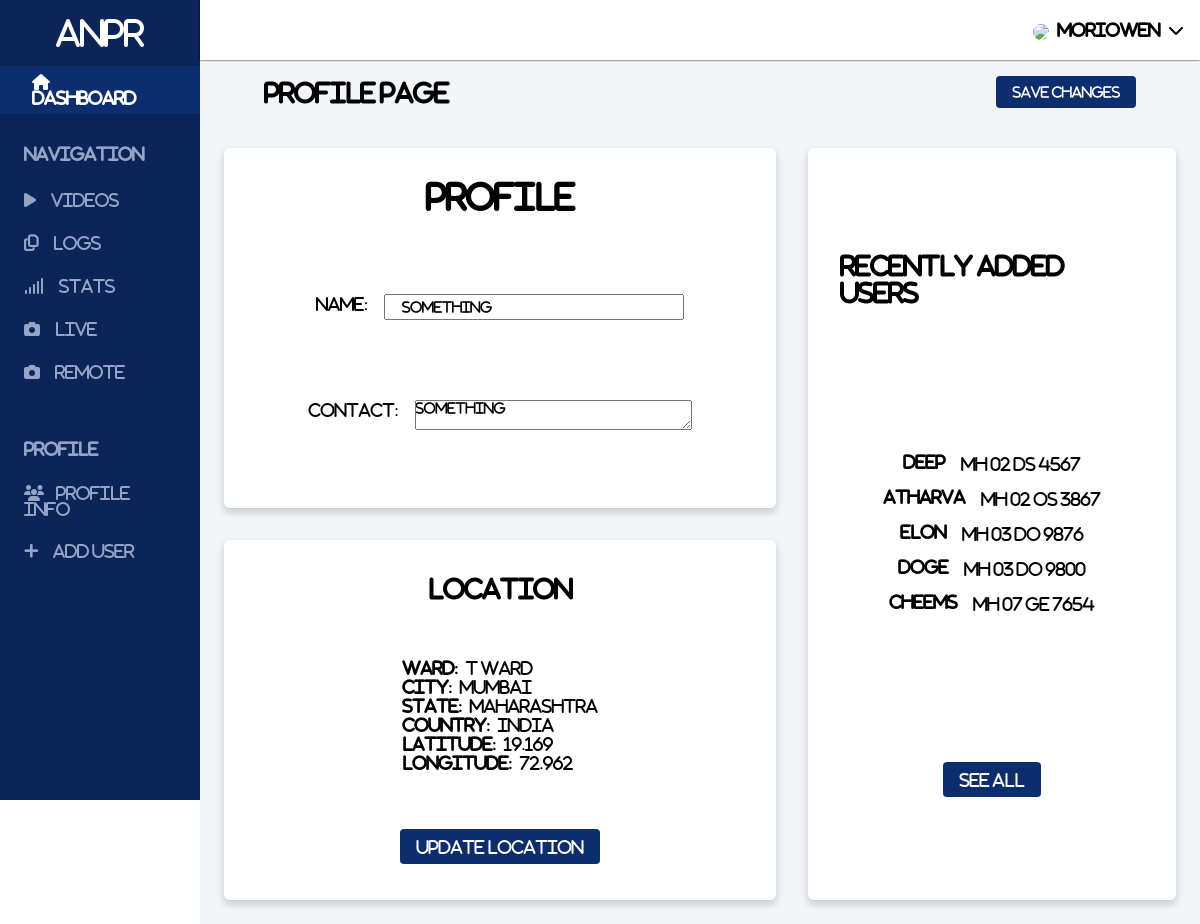
The page /profile/ (signed in) on the database as committed earlier.
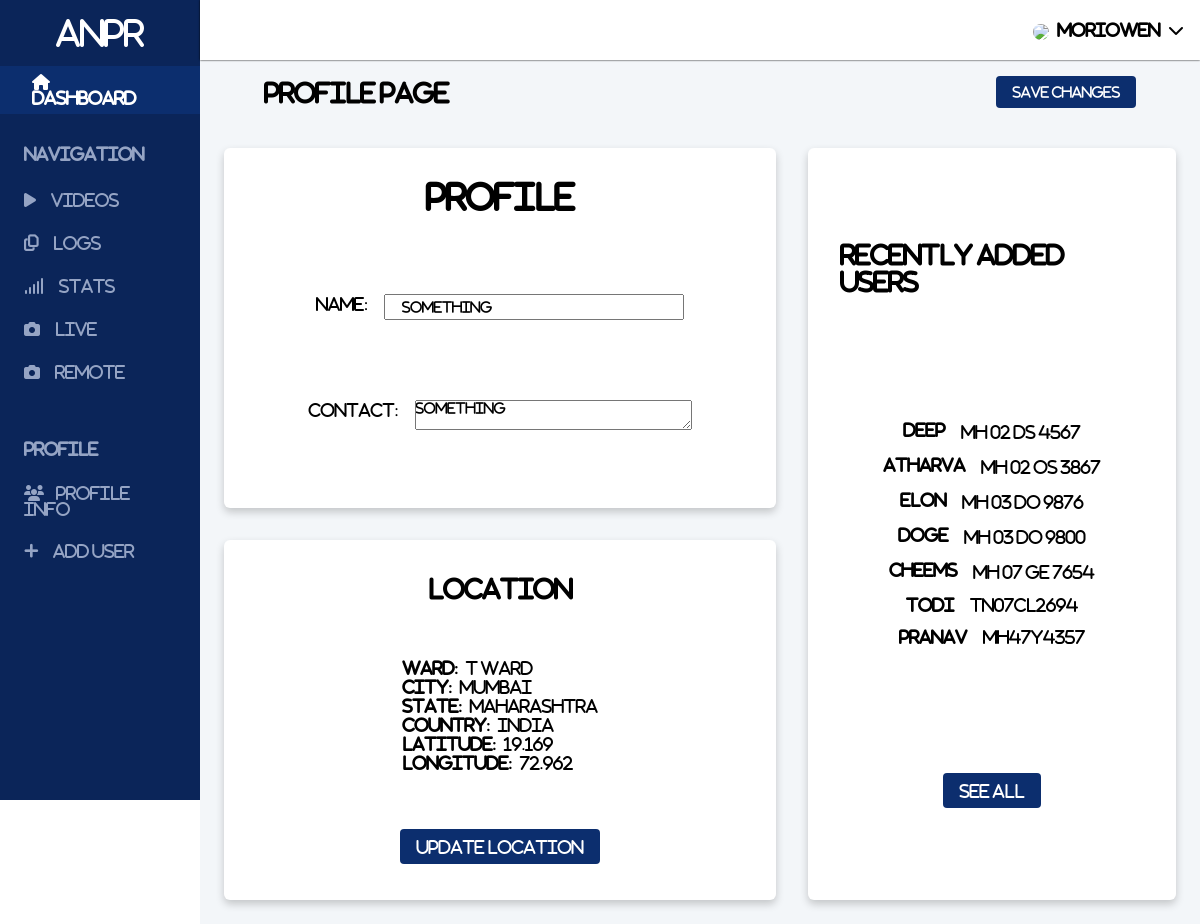
The same page on the database as committed later.
### app/models.py (models this page shows, shortened)
class Profile(models.Model):
    user = models.ForeignKey(User, default=None, on_delete=models.CASCADE)
    name = models.CharField(max_length=100)
    contact = models.TextField()
    long = models.DecimalField(blank=True, null=True,  max_digits=8, decimal_places=3)
    lat = models.DecimalField(blank=True, null=True, max_digits=8, decimal_places=3)
    town = models.CharField(blank=True, null=True, max_length=100)
    city = models.CharField(blank=True , null=True,max_length=100)
    state = models.CharField(blank=True, null=True, max_length=100)
    country = models.CharField(blank=True, null=True, max_length=100)

class CarProfile(models.Model):
    user = models.ForeignKey(User, default="", on_delete=models.CASCADE, null=True, blank=True)
    name = models.CharField(max_length=150)
    phone = models.CharField(max_length=150)
    carno = models.CharField(max_length=50)
    carmodel = models.CharField(max_length=50)
    carcolour = models.CharField(max_length=50)
    def __str__(self):
        return self.name

### app/views.py (the view, shortened to what this page needs)
# urls.py: path('profile/', views.updateProfile, name="profile"),
def updateProfile(request):
    try:
        profile = Profile.objects.get(user=request.user)
        users = CarProfile.objects.filter(user=request.user)
        print(users)
        print(request)
        form = ProfileForm(instance=Profile.objects.get(user=request.user))
        context = {'form': form, 'profile': profile, 'users': users}
        return render(request, 'profile.html', context)
    except Profile.DoesNotExist:
        profile = Profile.objects.get(user=request.user)
        return render(request, 'profile.html')

### app/forms.py
class ProfileForm(ModelForm):
    class Meta:
        model = Profile
        fields = ['name', 'contact']
        widgets = {
          'contact': forms.Textarea(attrs={'rows':2, 'cols':20}),
        }

### templates/profile.html (shortened to what this page needs)
{% extends 'base.html' %} {% load static %}
{% block header %}
<link rel="stylesheet" href="{% static 'profile.css' %}" />
{% endblock header %}
{% block body %}
<div class="content">
  <div class="changes_bar">
    <h2>Profile Page</h2>
    <form action="" method="POST">
      <button href="">Save Changes</button>
    </form>
  </div>
  <div class="profile__grid">
    <div class="profile_box">
      <div class="inner_profile">
        <h1 style="letter-spacing: 0.1px">Profile</h1>
        <div class="form__label">
          <label for="">Name: </label>
          <div class="profile__header">{{form.name}}</div>
        </div>
        <div class="form__label">
          <label for="">Contact: </label>
          <div class="profile__input">{{form.contact}}</div>
        </div>
      </div>
    </div>
    <div class="user_box">
      <div class="user_container">
        <h2>Recently Added Users</h2>
        <div class="log">
          {% for user in users %}
          <div class="indiviual_log">
            <div class="log__owner">{{user}}</div>
            <div class="log__number">{{user.carno}}</div>
          </div>
          {% endfor %}
        </div>
        <a href="{% url 'addusers' %}">See All</a>
      </div>
    </div>
    <div class="map">
      <div class="map_container">
        <h2>Location</h2>
        <div class="form_control">
          {% if profile.city %}
          <label for="">Ward: </label>
          {{profile.town}}
          <br />
          <label for="">City: </label>
          {{profile.city}}
          <br />
          <label for="">State: </label>
          {{profile.state}}
          <br />
          <label for="">Country: </label>
          {{profile.country}}
          <br />
          <label for="">Latitude: </label>
          {{profile.lat}}
          <br />
          <label for="">Longitude: </label>
          {{profile.long}} {% endif %}
        </div>
        <a href="{% url 'get_location' %}">Update Location</a>
      </div>
    </div>
  </div>
</div>
{% endblock body %}

### templates/base.html (shortened to what this page needs)
<!DOCTYPE html>
{% load static %}
<html lang="en">
  <head>
    <link rel="stylesheet" href="{% static 'base.css' %}" />
    {% block header %} {% endblock header %}
  </head>
  <body>
    <main class="main">
      <div class="sidebar">
        <div class="title">ANPR</div>
        <div class="dashboard__name">
          <h4>
            <a href="{% url 'dashboard' %}">
              <span><i class="fa fa-home"></i></span> Dashboard
            </a>
          </h4>
        </div>
        <section class="navigation">
          <div class="section__title">Navigation</div>
          <ul>
            <a href="{% url 'videolist' %}">
              <li>
                <span><i class="fa fa-play"></i></span> Videos
              </li>
            </a>
            <a href="{% url 'logs' %}">
              <li>
                <span><i class="fa fa-copy"></i></span> Logs
              </li>
            </a>
            <a href="{% url 'stats' %}">
              <li>
                <span><i class="fa fa-signal"></i></span> Stats
              </li>
            </a>
            <a href="{% url 'live' %}">
              <li>
                <span><i class="fa fa-camera"></i></span> Live
              </li>
            </a>
            <a href="{% url 'remote' %}">
              <li>
                <span><i class="fa fa-camera"></i></span> Remote
              </li>
            </a>
          </ul>
        </section>
        <section class="profile">
          <div class="section__title">Profile</div>
          <ul>
            <a href="{% url 'profile' %}">
              <li>
                <span><i class="fa fa-users"></i></span>Profile Info
              </li>
            </a>
            <a href="{% url 'addusers' %}">
              <li>
                <span><i class="fa fa-plus"></i></span> Add User
              </li>
            </a>
          </ul>
        </section>
      </div>
      <div class="navbar">
        <div class="navbar__profile">
          <span
            ><img
              src="{{ MEDIA_URL }}/videos/mario-av.png"
              style="border-radius: 50%; width: 30px"
          /></span>
          <p style="letter-spacing: 0.1px; font-weight: bold">
            {{ user.username }}
          </p>
          <span><i class="fa fa-chevron-down"></i></span>
        </div>
      </div>
      {% block body %} {% endblock body %}
    </main>
  </body>
</html>

### static/base.css (style rules this page uses)
:root { --textColour: #95a4c4; }
.main { min-height: 100vh; display: grid; grid-template-columns: 200px 1fr; grid-template-rows: 60px 1fr; grid-template-areas: "sidebar navbar" "sidebar content"; }
.sidebar { grid-area: sidebar; background-color: #0b2559; color: white; position: fixed; height: 100vh; width: 200px; }
.title { display: block; margin: 1rem; text-align: center; font-size: 2rem; }
.section__title { margin: 1rem 1.5rem; font-weight: 700; color: #95a4c4; text-transform: uppercase; }
.sidebar li { list-style: none; padding: 0.75rem 1.5rem; color: #95a4c4; margin: 0 auto; }
.sidebar section { padding: 1rem 0; }
.dashboard__name { padding: 0.5rem 2rem; display: block; background-color: #0c2e6e; }
.sidebar span { margin-right: 0.75rem; }
a { text-decoration: none; color: inherit; }
.navbar { grid-area: navbar; display: flex; align-items: center; justify-content: flex-end; box-shadow: 0px 0px 2px black; z-index: 2; }
.navbar__profile { display: flex; cursor: pointer; align-items: center; padding: 1rem; position: relative; }
.navbar__profile p { margin: 0 0.5rem; }
.navbar__profile span:first-child { font-size: 1.5rem; color: #0b2559; }

### static/profile.css (style rules this page uses)
.content { grid-area: content; background: #f3f6f9; }
.profile__grid { display: grid; grid-template-columns: 3fr 2fr; grid-template-rows: 1fr 1fr; grid-template-areas: "profile_box user_box" "map user_box"; gap: 2rem; width: 1000px; margin: 0 auto; padding: 1.5rem; min-height: 100vh; }
.profile_box { grid-area: profile_box; box-shadow: 0 4px 8px 0 rgba(0, 0, 0, 0.2); transition: 0.3s; border-radius: 6px; background: white; }
.user_box { grid-area: user_box; box-shadow: 0 4px 8px 0 rgba(0, 0, 0, 0.2); transition: 0.3s; background: white; border-radius: 6px; }
.map { grid-area: map; background: white; display: grid; box-shadow: 0 4px 8px 0 rgba(0, 0, 0, 0.2); transition: 0.3s; border-radius: 6px; }
.map_container { display: flex; flex-direction: column; justify-content: space-around; align-items: center; height: 100%; padding: 0.5rem 0; }
.map_container a { padding: 0.5rem 1rem; background-color: #0c2e6e; border-radius: 4px; color: white; }
.map_container label { font-weight: bold; margin-right: 0.25rem; }
.changes_bar { display: flex; justify-content: space-between; align-items: center; padding: 1rem 4rem; }
.changes_bar button { padding: 0.5rem 1rem; background-color: #0c2e6e; border-radius: 4px; border: 0; color: white; }
.log { display: flex; flex-direction: column; justify-content: space-evenly; align-items: center; }
.user_box { padding: 2rem; }
.user_container { display: flex; flex-direction: column; height: 100%; justify-content: space-around; align-items: center; }
.user_container a { padding: 0.5rem 1rem; background-color: #0c2e6e; border-radius: 4px; color: white; }
.log__owner { font-weight: bold; margin-right: 1rem; }
.indiviual_log { display: flex; padding: 0.5rem 0; }
.inner_profile { display: flex; flex-direction: column; justify-content: space-between; align-items: center; width: 80%; height: 70%; margin: 2rem auto; }
.form__label { display: flex; }
.form__label label { padding-right: 1rem; }
.form__label input { padding: 0.25rem 1rem; }

Rows that differ between the two databases and show on the page:
added CarProfile: name "todi", carno "TN07CL2694"
added CarProfile: name "pranav", carno "MH47Y4357"
